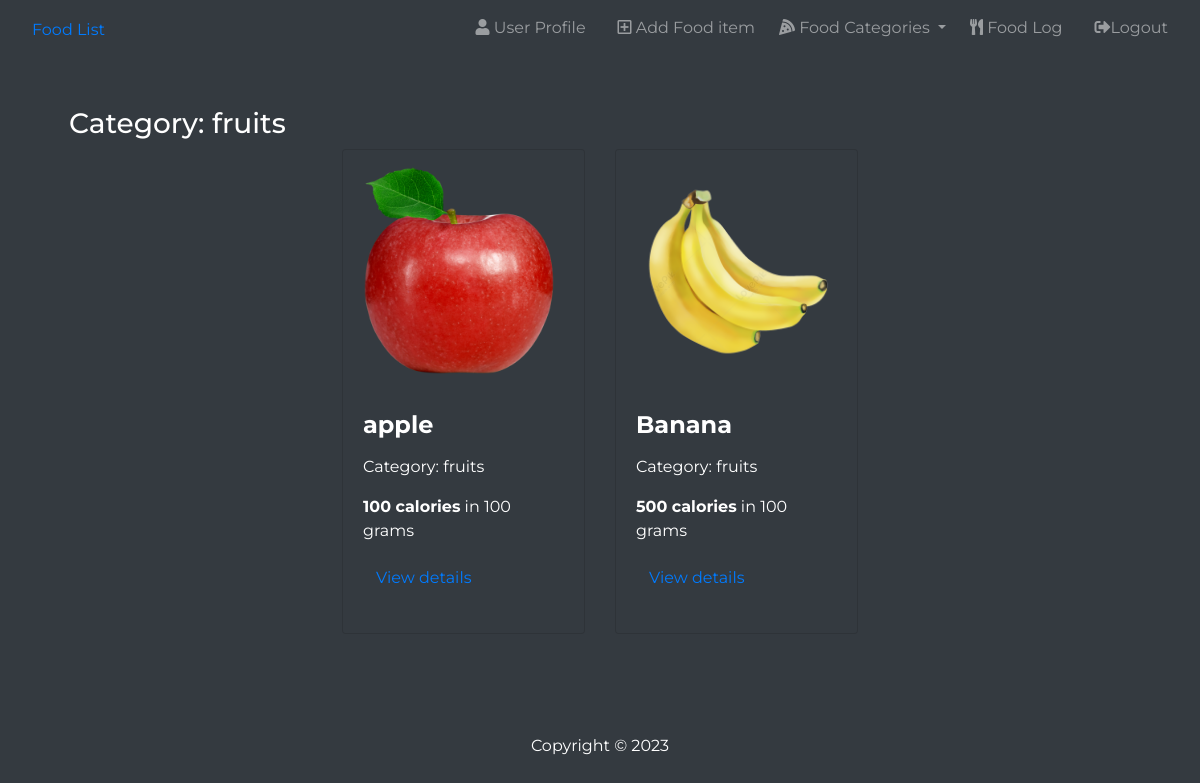
The app's page /categories/fruits (signed in) with its own data.
### diet_app/models.py (models this page shows, shortened)
class FoodCategory(models.Model):
    category_name = models.CharField(max_length=50)
    class Meta:
        verbose_name = 'Food Category'
        verbose_name_plural = 'Food Categories'
    def __str__(self):
        return f'{self.category_name}'
    @property
    def count_food_by_category(self):
        return Food.objects.filter(category=self).count()

class Food(models.Model):
    food_name = models.CharField(max_length=200)
    quantity = models.DecimalField(max_digits=7, decimal_places=2, default=100.00)
    calories = models.IntegerField(default=0)
    fat = models.DecimalField(max_digits=7, decimal_places=2)
    carbohydrates = models.DecimalField(max_digits=7, decimal_places=2)
    protein = models.DecimalField(max_digits=7, decimal_places=2)
    category = models.ForeignKey(FoodCategory, on_delete=models.CASCADE, related_name='food_category')

class Image(models.Model):
    food = models.ForeignKey(Food, on_delete=models.CASCADE, related_name='get_images')
    image = models.ImageField(upload_to='images/')

### diet_app/views.py (the view)
# urls.py: path('categories/<str:category_name>', views.category_details_view, name='category_details_view'),
def category_details_view(request, category_name):
    if not request.user.is_authenticated:
        return HttpResponseRedirect(reverse('login'))
    category = FoodCategory.objects.get(category_name=category_name)
    foods = Food.objects.filter(category=category)
    for food in foods:
        food.image = food.get_images.first()
    page = request.GET.get('page', 1)
    paginator = Paginator(foods, 4)
    try:
        pages = paginator.page(page)
    except PageNotAnInteger:
        pages = paginator.page(1)
    except EmptyPage:
        pages = paginator.page(paginator.num_pages)
    return render(request, 'food_category.html', {
        'categories': FoodCategory.objects.all(),
        'foods': foods,
        'foods_count': foods.count(),
        'pages': pages,
        'title': category.category_name
    })

### templates/food_category.html (shortened to what this page needs)
{% extends 'base.html' %}
{% block body %}
<div class='py-4 mt-auto'>
    <div class='container px-4'>
        <h3>Category: {{ title }}</h3>
        <div class='row justify-content-center'>
        {% if foods_count > 0 %}
            {% for food in pages %}
                <div class='col-sm-12 col-md-12 col-lg-4 col-xl-3 d-flex align-items-stretch'>
                    <div class='card bg-dark mb-3'>
                        <a href='#'>
                            <img
                                src="{{ food.image.image.url|default:'../../static/images/no_image.png' }}"
                                class='img-fluid'
                                alt='food image'
                            >
                        </a>
                        <div class='card-body'>
                            <h4 class='card-title'>
                                <strong>{{ food.food_name }}</strong>
                            </h4>
                            <p class='card-text'>
                                <div class='my-3'>
                                    Category: {{ food.category }}
                                </div>
                            </p>
                            <p class='card-text'>
                                <div class='my-3'>
                                    <strong>{{ food.calories}} calories</strong> in {{ food.quantity|floatformat:0 }} grams
                                </div>
                            </p>
                            <p class='card-text'>
                                <div class='my-3'>
                                    <a href="{% url 'food_details' food.id %}" type='button' class='btn btn-link'>
                                        View details
                                    </a>
                                </div>
                            </p>
                        </div>
                    </div>
                </div>
            {% endfor %}
        {% else %}
            <br>
            <div class='alert alert-info' role='alert'>
                No foods in this category.
            </div>
        {% endif %}
    </div>
</div>
{% endblock %}

### static/css/styles.css (style rules this page uses)
html { position: relative; min-height: 100%; }
body { margin: 0 0 90px; font-family: 'Montserrat', sans-serif !important; }

### records on screen
FoodCategory: category_name "fruits"
Food: image.image (picture), food_name "apple", category "fruits", calories "100", quantity "100"
Food: image.image (picture), food_name "Banana", category "fruits", calories "500", quantity "100"
